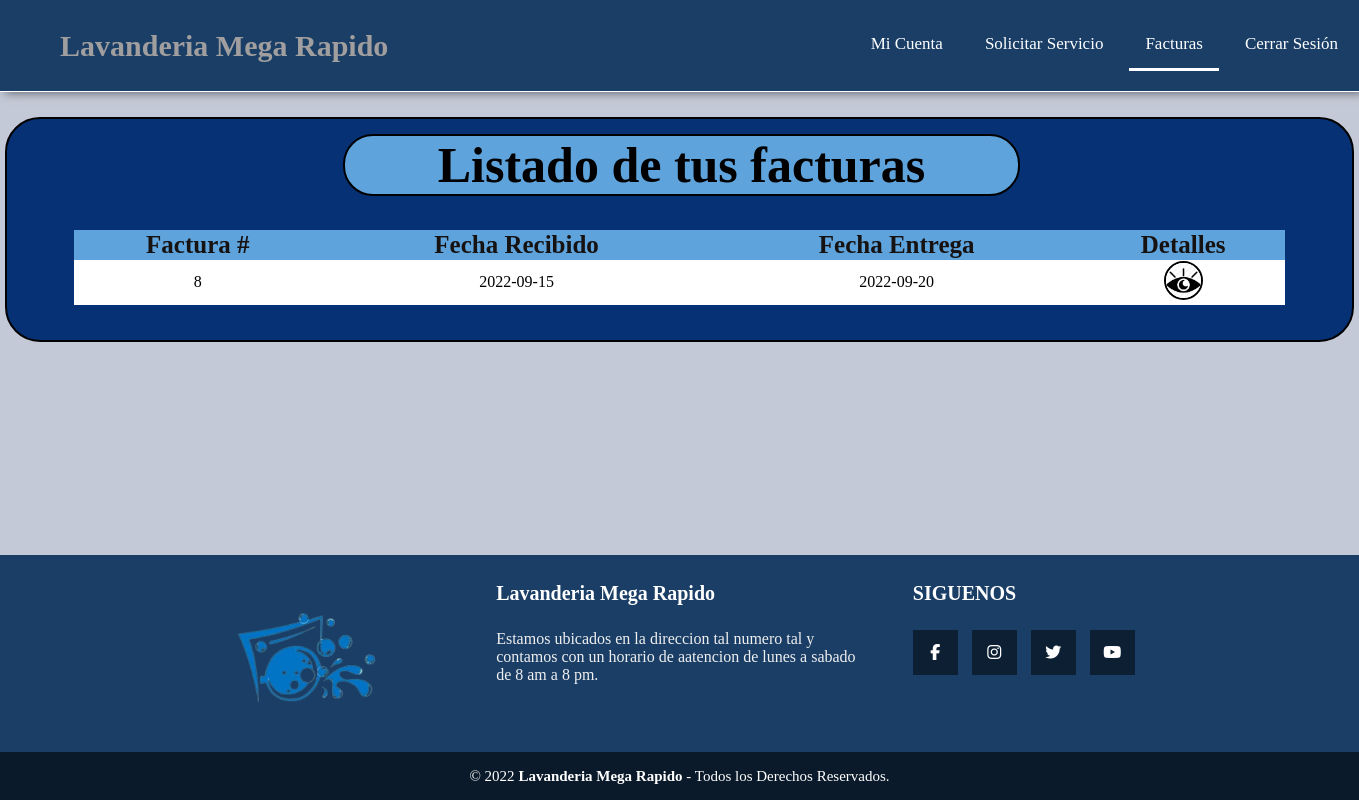
The page /Cliente/lista_facturas_cli.php (signed in) on the database its author committed.
### tables this page shows
CREATE TABLE `factura` (
  `id_factura` int NOT NULL,
  `fecha_recibido` date NOT NULL,
  `fecha_entregado` date NOT NULL,
  `estado` varchar(20) NOT NULL,
  `info_cliente_id` int NOT NULL
);

### Cliente/lista_facturas_cli.php (the view, shortened to what this page needs)
<!DOCTYPE html>
<html lang="en">
<head>
    <link rel="stylesheet" href="../css/menu.css">
    <link rel="stylesheet" href="../Administrador/style.css">
    <link rel="stylesheet" href="../Administrador/table_tr_td.css">
    <link rel="stylesheet" href="../css/pie_pagina.css">
</head>
<body>
        <nav class="menu">
            <label class="titulo">Lavanderia Mega Rapido</label>
            <ul>
                <li><a href="mi_cuenta_cli.php" >Mi Cuenta</a></li>
                <li><a href="Servicios_Cliente.php">Solicitar Servicio</a></li>
                <li><a href="lista_facturas_cli.php" class="activo">Facturas</a></li>
                <li><a href="cerrar_sesion.php" >Cerrar Sesión</a></li>
            </ul>
        </nav>
        <div class="Contenedor_principal">
        <div class="caja_det_fac_cli">
        <h1 class="titulo_lista_fact">Listado de tus facturas</h1>
        <div class="caja_facturas_cli">
        <?php
       $documento = $_SESSION['documento'];
       include('../conecta.php');
       $sql = "SELECT * FROM factura WHERE info_cliente_id  = $documento ORDER BY id_factura desc; ";
       $result = mysqli_query($conn, $sql);
       if (mysqli_num_rows($result) > 0) {
           ?>
           <table class="table_det_fact">
               <tr>
                   <th class="th_det_fact">Factura #</th>
                   <th class="th_det_fact">Fecha Recibido</th>
                   <th class="th_det_fact">Fecha Entrega</th>
                   <th class="th_det_fact">Detalles</th>
               </tr>
           <?php
           while($row = mysqli_fetch_assoc($result)) {
           $numero_fac = $row['id_factura'];
           $recibido = $row['fecha_recibido'];
           $entrega = $row['fecha_entregado'];
           ?>
           <tr>
               <td><?php echo $numero_fac ; ?></td>
               <td><?php echo $recibido ; ?></td>
               <td><?php echo $entrega ; ?></td>
               <form action="ver_detalles_factura_cli.php?factura=<?php echo $numero_fac; ?>" method="post">
               <td><input style="border: solid black 2px ; border-radius:25px" type="image" src="icono_ver.png" height="35px" width="35px"></td>
               </form>
           </tr>
           <?php
           }
       }
       echo "</table>";
   ?>
        </div>
        </div>
    </div>
    <footer class="pie-pagina">
        <div class="grupo-1">
            <div class="box">
                <figure>
                    <a href="#">
                        <img src="../img/icono.png" alt="Logo de SLee Dw">
                    </a>
                </figure>
            </div>
            <div class="box">
                <h2>Lavanderia Mega Rapido</h2>
                <p>Estamos ubicados en la direccion tal numero tal y contamos con un horario de aatencion de lunes a sabado de 8 am a 8 pm.</p>
            </div>
            <div class="box">
                <h2>SIGUENOS</h2>
                <div class="red-social">
                    <a href="#" class="fa fa-facebook"></a>
                    <a href="#" class="fa fa-instagram"></a>
                    <a href="#" class="fa fa-twitter"></a>
                    <a href="#" class="fa fa-youtube"></a>
                </div>
            </div>
        </div>
        <div class="grupo-2">
            <small>&copy; 2022 <b>Lavanderia Mega Rapido</b> - Todos los Derechos Reservados.</small>
        </div>
    </footer>
</body>
</html>

### css/menu.css (style rules this page uses)
.menu { background-color: rgb(26, 62, 102); width: 100%; display: flex; justify-content: space-between; align-items: center; border-bottom: 1px solid #fff; box-shadow: 5px 0 10px rgba(0, 0, 0, .6); position: sticky; top: 0px; padding: 20px 0px 20px 0px; }
.titulo { color: rgb(160, 158, 158); font-size: 30px; padding: 0 60px; font-weight: bold; outline: none; animation: animate 5s linear infinite; }
.menu ul { display: flex; list-style: none; margin-right: 30px; list-style-type: none; margin: 0; padding: 0; overflow: hidden; display: flex; }
.menu li { margin: 0 5px; right: 0; float: left; }
.menu a ,.dropbtn { text-decoration: none; font-size: 17px; display: block; display: inline-block; color: white; text-align: center; padding: 14px 16px; }
.activo { border-bottom: 3px solid white; }

### Administrador/style.css (style rules this page uses)
.table_det_fact { width: 100%; height: auto; border-collapse: collapse; border-radius: 15px; }
.th_det_fact { font-size: 25px; color: rgb(22, 18, 18); background-color: rgb(94, 163, 219); border: none; }
.Contenedor_principal { height: 100%; width: 1349px; text-align: center; margin: auto; }
.caja_facturas_cli { width: 90%; margin-left: 5%; margin-right: 5%; }
.titulo_lista_fact { background-color: rgb(94, 163, 219); margin-top: 15px; margin-left: 25%; margin-right: 25%; font-size: 50px; font-family: cursive; border: solid 2px black; border-radius: 30px; height: 50%; width: 50%; }
.caja_det_fac_cli { margin-top: 25px; border: solid 2px black; border-radius: 35px; background-color: rgb(6, 50, 117); padding-bottom: 35px; }
body { margin: 0; padding: 0; background: rgb(195, 201, 214); display: flex; flex-direction: column; height: 100%; }
html { height: 100%; }
footer { margin-top: 40px; }

### Administrador/table_tr_td.css (style rules this page uses)
table tr:nth-child(even) td { background-color: rgb(255, 255, 255); color: black; }

### css/pie_pagina.css (style rules this page uses)
.pie-pagina { width: 100%; background-color: rgb(26, 62, 102); position:relative; bottom: 0; }
.pie-pagina .grupo-1 { width: 100%; max-width: 1200px; margin: auto; display:grid; grid-template-columns: repeat(3, 1fr); grid-gap:50px; padding: 10px 0px; }
.pie-pagina .grupo-1 .box figure { width: 100%; height: 100%; display: flex; justify-content: center; align-items: center; }
.pie-pagina .grupo-1 .box figure img { width: 250px; }
.pie-pagina .grupo-1 .box h2 { color: #fff; margin-bottom: 25px; font-size: 20px; }
.pie-pagina .grupo-1 .box p { color: #efefef; margin-bottom: 10px; }
.pie-pagina .grupo-1 .red-social a { display: inline-block; text-decoration: none; width: 45px; height: 45px; line-height: 45px; color: #fff; margin-right: 10px; background-color: #0d2033; text-align: center; transition: all 300ms ease; }
.pie-pagina .grupo-2 { background-color: #0a1a2a; padding: 15px 10px; text-align: center; color: #fff; }
.pie-pagina .grupo-2 small { font-size: 15px; }
body { margin: 0; padding: 0; background: rgb(195, 201, 214); display: flex; flex-direction: column; min-height: 100%; }
html { height: 100%; }

### rows shown on the page
factura: id_factura "8", fecha_recibido "2022-09-15", fecha_entregado "2022-09-20"
